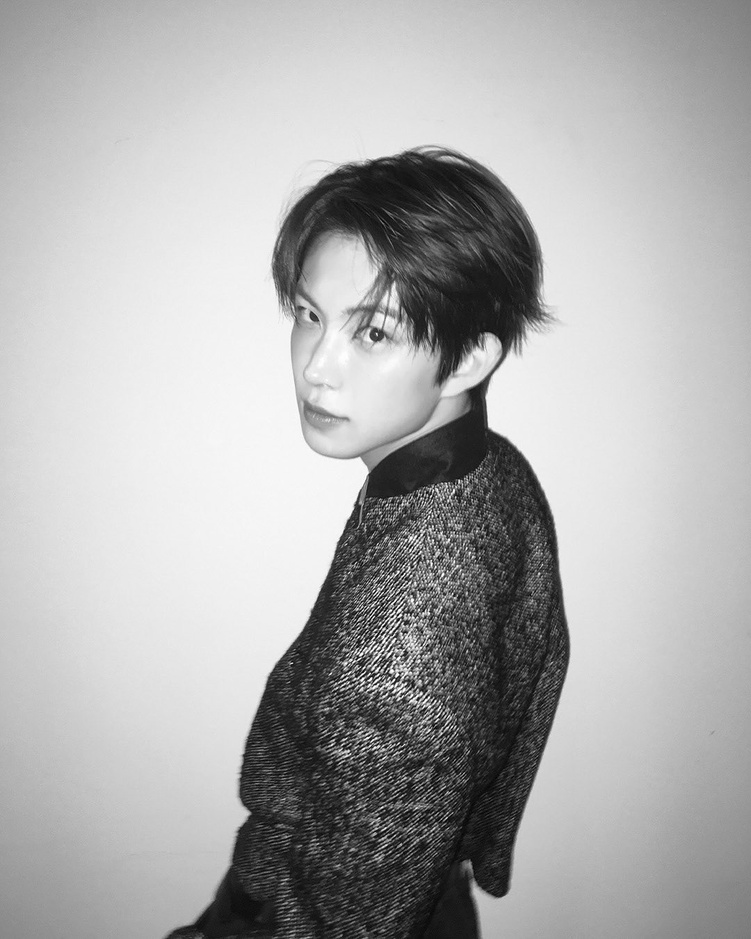
#> input picture test_image.JPG, 751 x 939 px, shrunk from 1080 x 1350 before the run
$ python Cartoonizer.py
#> lines starting #> are read from the running program, lines starting #| are printed output that depends on the picture
import cv2
import numpy as np

# Load the image
img = cv2.imread('test_image.JPG')
#> img is the input picture: shape (939, 751, 3); min 0, max 255, mean 173.1

# Change to grayscale so I can process the edges
gray = cv2.cvtColor(img, cv2.COLOR_BGR2GRAY)

# Boost the contrast here so the hair strands show up better
clahe = cv2.createCLAHE(clipLimit=2.0, tileGridSize=(8,8))
gray_enhanced = clahe.apply(gray)
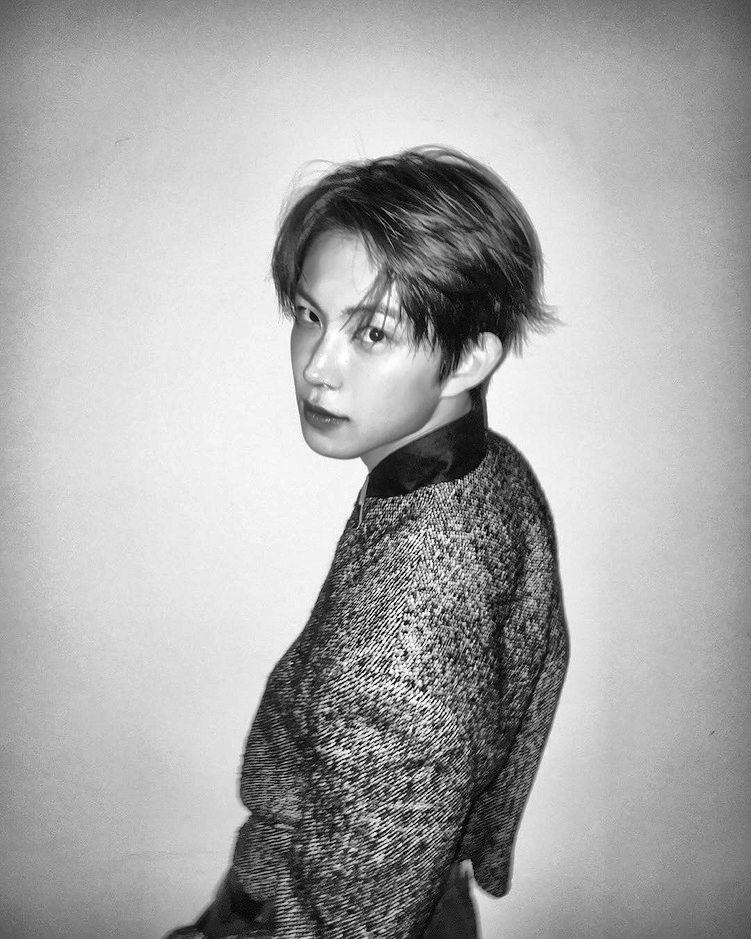
#> gray_enhanced: shape (939, 751); min 0, max 255, mean 168.5

# Create the black outlines
edges = cv2.adaptiveThreshold(gray_enhanced, 255,
                              cv2.ADAPTIVE_THRESH_MEAN_C,
                              cv2.THRESH_BINARY, 3, 2)
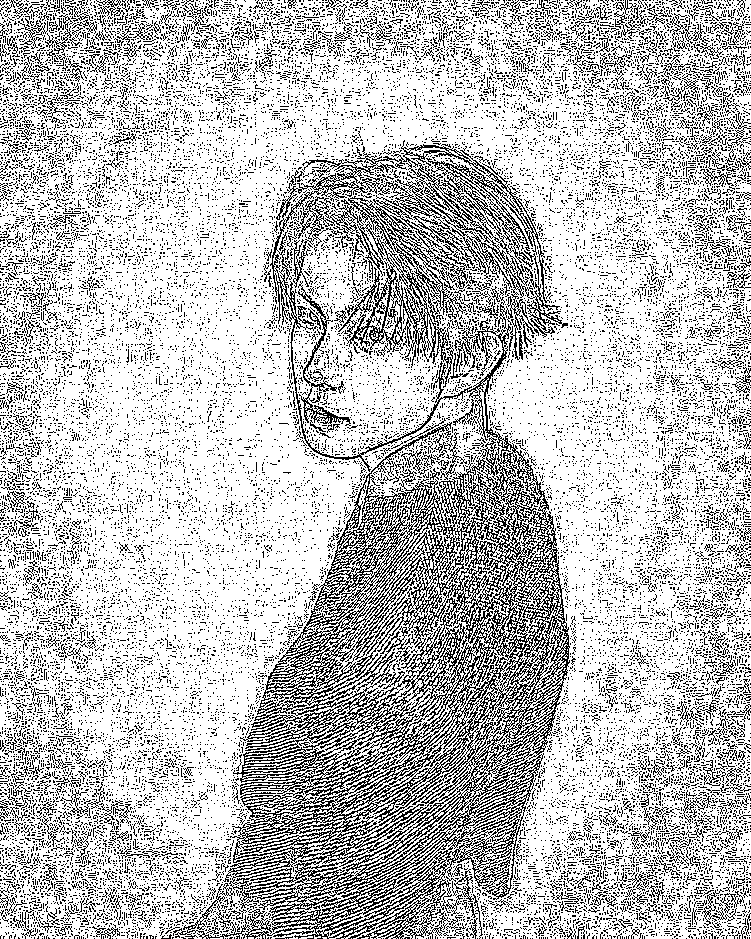
#> edges: shape (939, 751); 75.2% white; black in thin lines or dots

# Clean up some of the tiny black dots (noise) but keep the lines sharp
edges = cv2.medianBlur(edges, 3)
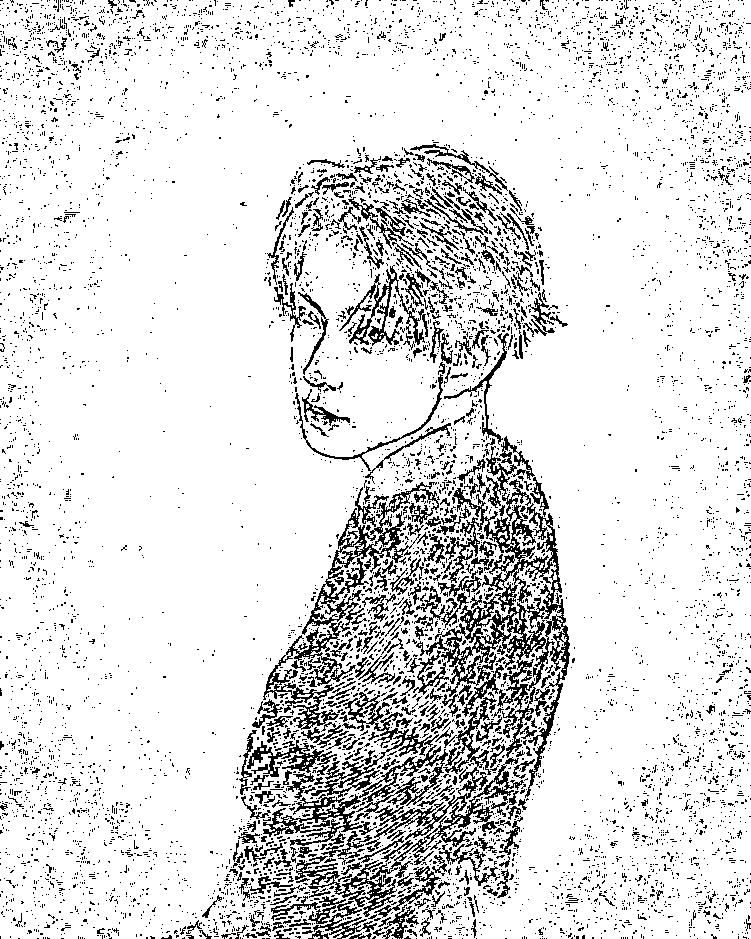
#> edges: shape (939, 751); 87.5% white; black in thin lines or dots

# Put the original image and the black outlines together
cartoon = cv2.bitwise_and(img, img, mask=edges)
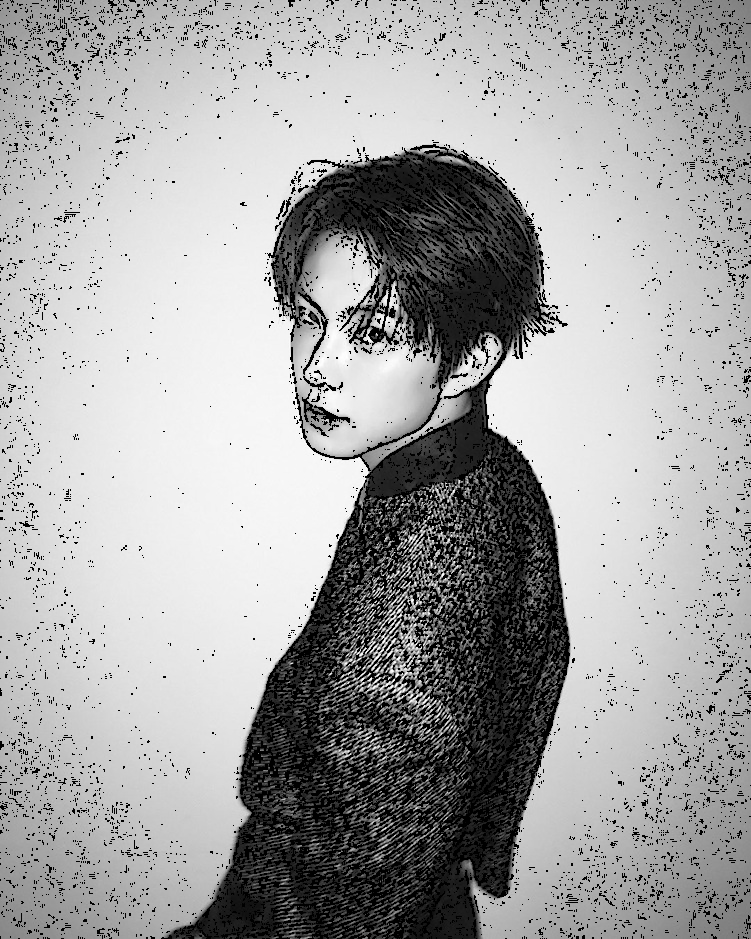
#> cartoon: shape (939, 751, 3); min 0, max 255, mean 162.8

# Show the final result and save a copy for my GitHub
cv2.imshow("My Detailed Cartoon Style", cartoon)
cv2.imwrite('final_result.jpg', cartoon)

# Wait for a key press to close the window
cv2.waitKey(0)
cv2.destroyAllWindows()
